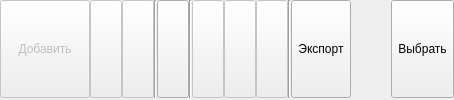
        <widget class="QWidget" name="widgetButtons" native="true">
         <layout class="QHBoxLayout" name="horizontalLayout">
          <property name="spacing">
           <number>0</number>
          </property>
          <property name="leftMargin">
           <number>0</number>
          </property>
          <property name="topMargin">
           <number>0</number>
          </property>
          <property name="rightMargin">
           <number>0</number>
          </property>
          <property name="bottomMargin">
           <number>2</number>
          </property>
          <item>
           <widget class="QToolButton" name="toolButtonAdd">
            <property name="enabled">
             <bool>false</bool>
            </property>
            <property name="sizePolicy">
             <sizepolicy hsizetype="Preferred" vsizetype="Preferred">
              <horstretch>0</horstretch>
              <verstretch>0</verstretch>
             </sizepolicy>
            </property>
            <property name="minimumSize">
             <size>
              <width>90</width>
              <height>30</height>
             </size>
            </property>
            <property name="maximumSize">
             <size>
              <width>16777215</width>
              <height>16777215</height>
             </size>
            </property>
            <property name="text">
             <string>Добавить</string>
            </property>
            <property name="icon">
             <iconset resource="../res.qrc">
              <normaloff>:/32/icons/32x32/add.png</normaloff>:/32/icons/32x32/add.png</iconset>
            </property>
            <property name="iconSize">
             <size>
              <width>24</width>
              <height>24</height>
             </size>
            </property>
            <property name="toolButtonStyle">
             <enum>Qt::ToolButtonTextBesideIcon</enum>
            </property>
           </widget>
          </item>
          <item>
           <widget class="QToolButton" name="toolButtonEdit">
            <property name="enabled">
             <bool>false</bool>
            </property>
            <property name="sizePolicy">
             <sizepolicy hsizetype="Preferred" vsizetype="Preferred">
              <horstretch>0</horstretch>
              <verstretch>0</verstretch>
             </sizepolicy>
            </property>
            <property name="minimumSize">
             <size>
              <width>30</width>
              <height>30</height>
             </size>
            </property>
            <property name="maximumSize">
             <size>
              <width>16777215</width>
              <height>16777215</height>
             </size>
            </property>
            <property name="text">
             <string/>
            </property>
            <property name="icon">
             <iconset resource="../res.qrc">
              <normaloff>:/32/icons/32x32/edit.png</normaloff>:/32/icons/32x32/edit.png</iconset>
            </property>
            <property name="iconSize">
             <size>
              <width>24</width>
              <height>24</height>
             </size>
            </property>
           </widget>
          </item>
          <item>
           <widget class="QToolButton" name="toolButtonDelete">
            <property name="enabled">
             <bool>false</bool>
            </property>
            <property name="sizePolicy">
             <sizepolicy hsizetype="Preferred" vsizetype="Preferred">
              <horstretch>0</horstretch>
              <verstretch>0</verstretch>
             </sizepolicy>
            </property>
            <property name="maximumSize">
             <size>
              <width>16777215</width>
              <height>16777215</height>
             </size>
            </property>
            <property name="text">
             <string/>
            </property>
            <property name="icon">
             <iconset resource="../res.qrc">
              <normaloff>:/32/icons/32x32/delete.png</normaloff>:/32/icons/32x32/delete.png</iconset>
            </property>
            <property name="iconSize">
             <size>
              <width>24</width>
              <height>24</height>
             </size>
            </property>
           </widget>
          </item>
          <item>
           <widget class="Line" name="lineBeforeRefresh">
            <property name="orientation">
             <enum>Qt::Vertical</enum>
            </property>
           </widget>
          </item>
          <item>
           <widget class="QToolButton" name="toolButtonRefresh">
            <property name="enabled">
             <bool>true</bool>
            </property>
            <property name="sizePolicy">
             <sizepolicy hsizetype="Preferred" vsizetype="Preferred">
              <horstretch>0</horstretch>
              <verstretch>0</verstretch>
             </sizepolicy>
            </property>
            <property name="maximumSize">
             <size>
              <width>16777215</width>
              <height>16777215</height>
             </size>
            </property>
            <property name="toolTip">
             <string>Обновить данные</string>
            </property>
            <property name="text">
             <string/>
            </property>
            <property name="icon">
             <iconset resource="../res.qrc">
              <normaloff>:/32/icons/32x32/refresh.png</normaloff>:/32/icons/32x32/refresh.png</iconset>
            </property>
            <property name="iconSize">
             <size>
              <width>24</width>
              <height>24</height>
             </size>
            </property>
           </widget>
          </item>
          <item>
           <widget class="Line" name="line_2">
            <property name="orientation">
             <enum>Qt::Vertical</enum>
            </property>
           </widget>
          </item>
          <item>
           <widget class="QToolButton" name="toolButtonOrderShipment">
            <property name="enabled">
             <bool>false</bool>
            </property>
            <property name="sizePolicy">
             <sizepolicy hsizetype="Preferred" vsizetype="Preferred">
              <horstretch>0</horstretch>
              <verstretch>0</verstretch>
             </sizepolicy>
            </property>
            <property name="maximumSize">
             <size>
              <width>16777215</width>
              <height>16777215</height>
             </size>
            </property>
            <property name="toolTip">
             <string>Бланк на доставку</string>
            </property>
            <property name="text">
             <string/>
            </property>
            <property name="icon">
             <iconset resource="../res.qrc">
              <normaloff>:/16/icons/16x16/shipment.png</normaloff>:/16/icons/16x16/shipment.png</iconset>
            </property>
            <property name="iconSize">
             <size>
              <width>24</width>
              <height>24</height>
             </size>
            </property>
           </widget>
          </item>
          <item>
           <widget class="QToolButton" name="toolButtonOrderCheckPay">
            <property name="enabled">
             <bool>false</bool>
            </property>
            <property name="sizePolicy">
             <sizepolicy hsizetype="Preferred" vsizetype="Preferred">
              <horstretch>0</horstretch>
              <verstretch>0</verstretch>
             </sizepolicy>
            </property>
            <property name="maximumSize">
             <size>
              <width>16777215</width>
              <height>16777215</height>
             </size>
            </property>
            <property name="toolTip">
             <string>Счёт на оплату</string>
            </property>
            <property name="text">
             <string/>
            </property>
            <property name="icon">
             <iconset resource="../res.qrc">
              <normaloff>:/32/icons/32x32/check_pay.png</normaloff>:/32/icons/32x32/check_pay.png</iconset>
            </property>
            <property name="iconSize">
             <size>
              <width>24</width>
              <height>24</height>
             </size>
            </property>
           </widget>
          </item>
          <item>
           <widget class="QToolButton" name="toolButtonOrderExport">
            <property name="enabled">
             <bool>false</bool>
            </property>
            <property name="sizePolicy">
             <sizepolicy hsizetype="Preferred" vsizetype="Preferred">
              <horstretch>0</horstretch>
              <verstretch>0</verstretch>
             </sizepolicy>
            </property>
            <property name="maximumSize">
             <size>
              <width>16777215</width>
              <height>16777215</height>
             </size>
            </property>
            <property name="toolTip">
             <string>Экспорт выбранного заказа</string>
            </property>
            <property name="text">
             <string/>
            </property>
            <property name="icon">
             <iconset resource="../res.qrc">
              <normaloff>:/32/icons/32x32/export_excel.png</normaloff>:/32/icons/32x32/export_excel.png</iconset>
            </property>
            <property name="iconSize">
             <size>
              <width>24</width>
              <height>24</height>
             </size>
            </property>
           </widget>
          </item>
          <item>
           <widget class="Line" name="line_3">
            <property name="orientation">
             <enum>Qt::Vertical</enum>
            </property>
           </widget>
          </item>
          <item>
           <widget class="QToolButton" name="toolButtonExport">
            <property name="enabled">
             <bool>true</bool>
            </property>
            <property name="sizePolicy">
             <sizepolicy hsizetype="Preferred" vsizetype="Preferred">
              <horstretch>0</horstretch>
              <verstretch>0</verstretch>
             </sizepolicy>
            </property>
            <property name="maximumSize">
             <size>
              <width>16777215</width>
              <height>16777215</height>
             </size>
            </property>
            <property name="toolTip">
             <string>Экспорт заказов</string>
            </property>
            <property name="text">
             <string>Экспорт</string>
            </property>
            <property name="icon">
             <iconset resource="../res.qrc">
              <normaloff>:/32/icons/32x32/1428522468_export.png</normaloff>:/32/icons/32x32/1428522468_export.png</iconset>
            </property>
            <property name="iconSize">
             <size>
              <width>24</width>
              <height>24</height>
             </size>
            </property>
            <property name="toolButtonStyle">
             <enum>Qt::ToolButtonTextBesideIcon</enum>
            </property>
           </widget>
          </item>
          <item>
           <spacer name="horizontalSpacer_6">
            <property name="orientation">
             <enum>Qt::Horizontal</enum>
            </property>
            <property name="sizeHint" stdset="0">
             <size>
              <width>40</width>
              <height>20</height>
             </size>
            </property>
           </spacer>
          </item>
          <item>
           <widget class="QToolButton" name="toolButtonSelect">
            <property name="sizePolicy">
             <sizepolicy hsizetype="Preferred" vsizetype="Preferred">
              <horstretch>0</horstretch>
              <verstretch>0</verstretch>
             </sizepolicy>
            </property>
            <property name="toolTip">
             <string>Выбрать контакт</string>
            </property>
            <property name="text">
             <string>Выбрать</string>
            </property>
            <property name="icon">
             <iconset resource="../res.qrc">
              <normaloff>:/64/icons/64x64/select.png</normaloff>:/64/icons/64x64/select.png</iconset>
            </property>
            <property name="iconSize">
             <size>
              <width>24</width>
              <height>24</height>
             </size>
            </property>
            <property name="toolButtonStyle">
             <enum>Qt::ToolButtonTextBesideIcon</enum>
            </property>
           </widget>
          </item>
         </layout>
        </widget>
